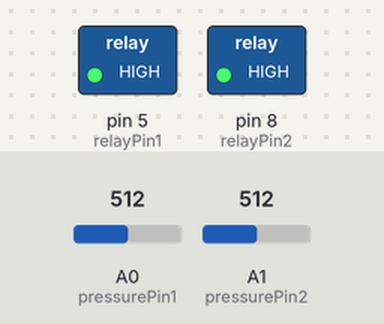
Bench run of a sketch on a simulated Arduino Uno, built with avr-gcc and run on an emulated ATmega328P. On the bench: switched loads named in the sketch (green lamp = pin HIGH). Inputs (shaded band) come from the test bench; at power-on: A0 (pressurePin1) = 512, A1 (pressurePin2) = 512. What the sketch prints to the serial monitor is not drawn.

Above: at 0.1 s.
Timing chart, 0 to 1.6 s (numbered marks = the images above):
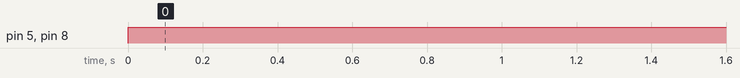

Measured:
- by itself, pin 5 (relayPin1), pin 8 (relayPin2): LOW → HIGH at 0.00 s

The sketch:

Electrohaptics_TENS_Touch_Sensors.ino
```cpp
//Analog pin connected to the pressure sensor
#define pressurePin1 A0
#define pressurePin2 A1

//Digital pin connected to the relay
#define relayPin1 5
#define relayPin2 8
#define relayPin3 10
#define Pin0 0
#define Pin1 1
#define Pin2 2
#define Pin3 3
#define Pin6 6

void setup() {
  //Initialize the relays to an OFF state
  digitalWrite(relayPin1, LOW);
  digitalWrite(Pin1, HIGH);
  digitalWrite(Pin0, HIGH);
  digitalWrite(Pin2, HIGH);
  digitalWrite(Pin3, HIGH);

  //Set relay pins as output
  pinMode(relayPin1, OUTPUT);
  pinMode(relayPin2, OUTPUT);

  Serial.begin(9600);

  //Initialize the pressure sensor pins as inputs
  pinMode(pressurePin1, INPUT);
  pinMode(pressurePin2, INPUT);
}

void loop() {
  //Read the analog value from the 1st pressure sensor
  int pressureValue1 = analogRead(pressurePin1);
  int threshold = 100;
  Serial.println(pressureValue1 );

  //digitalWrite(relayPin1, LOW);

  //Read the analog value from the 2nd pressure sensor
  int pressureValue2 = analogRead(pressurePin2);
  Serial.println(pressureValue2);
  //digitalWrite(relayPin2, LOW);

  //Adjust the threshold value according to the sensor
  if ((pressureValue2  > 30) || (pressureValue1  > 30)) {
    digitalWrite(relayPin2, HIGH);

    digitalWrite(relayPin1, HIGH);
      //Turn on the 2nd relay
  } else {
    digitalWrite(relayPin1, LOW);
    digitalWrite(relayPin2, LOW);
   //Turn off the 2nd relay
  }
}
  //Adjust the threshold value according to the sensor


  //ref @astrohaptics in Instagram
  // AeroSpace Conference 2024
```
